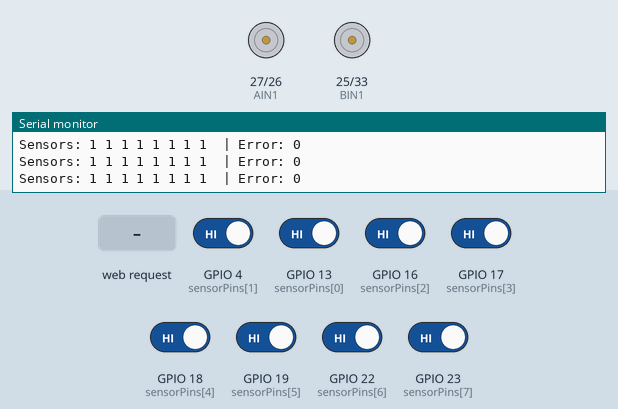
Recording of a sketch running on a simulated ESP32. Shown: motor-driver pin pairs drawn as motors (green arrow = first pin HIGH = forward, orange = second pin HIGH = backward, longer = more drive, scaled by the enable pin), the last lines printed to the serial monitor. Inputs (shaded band) come from the test bench; at power-on: GPIO 4 (sensorPins[1]), GPIO 13 (sensorPins[0]), GPIO 16 (sensorPins[2]), GPIO 17 (sensorPins[3]), GPIO 18 (sensorPins[4]), GPIO 19 (sensorPins[5]), GPIO 22 (sensorPins[6]), GPIO 23 (sensorPins[7]) HIGH.

Above: at 1.2 s.
1.3 s: HTTP request GET /start received
At 1.6 s:
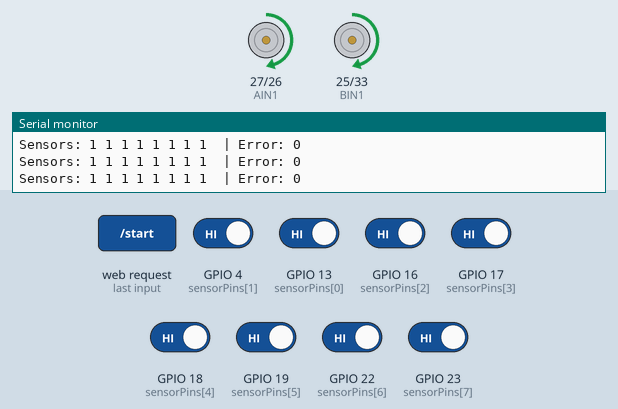
2.8 s: GPIO 4 (sensorPins[1]) driven LOW
At 3.9 s:
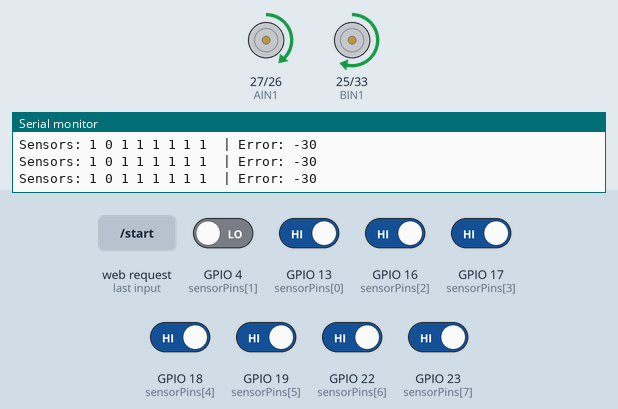
4.3 s: GPIO 22 (sensorPins[6]) driven LOW
At 5.5 s:
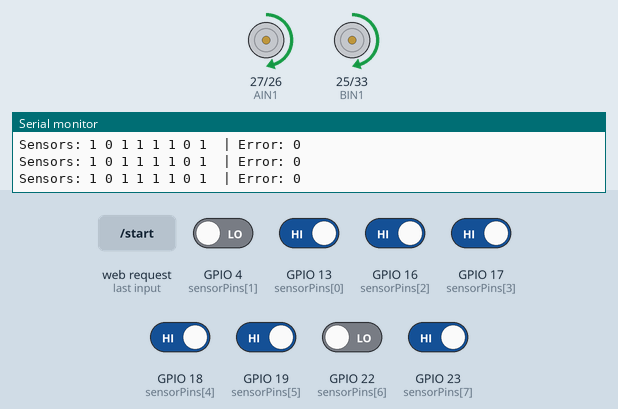
5.8 s: HTTP request GET /stop received
At 7.0 s:
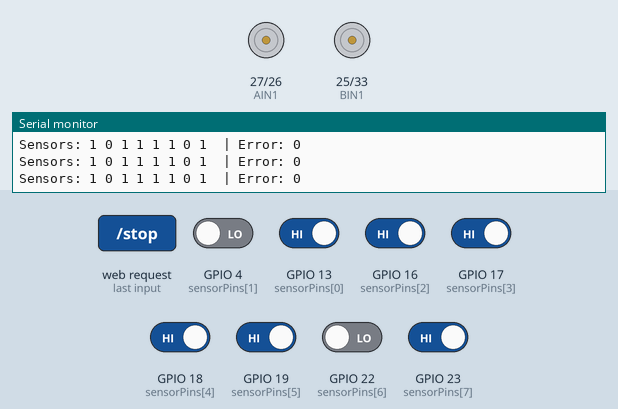
7.3 s: HTTP request GET /start?kp=1 received
At 8.5 s:
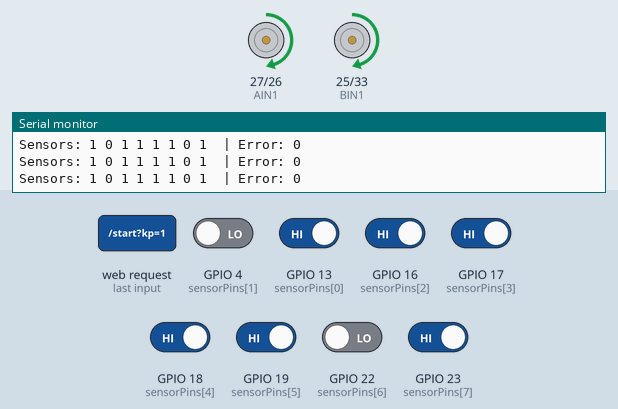
8.8 s: GPIO 13 (sensorPins[0]) driven LOW
At 9.6 s:
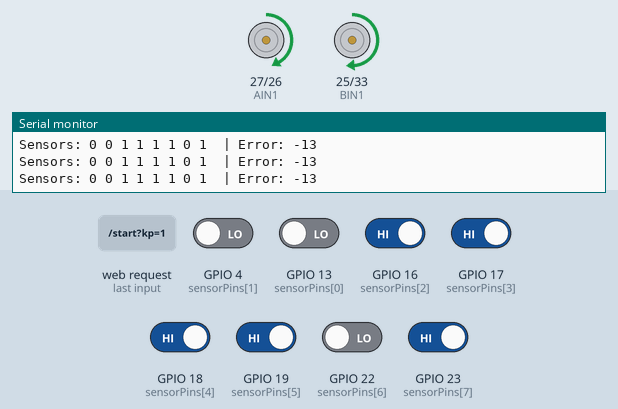
Timing chart, 0 to 11.3 s (numbered marks = the images above; inputs shaded):
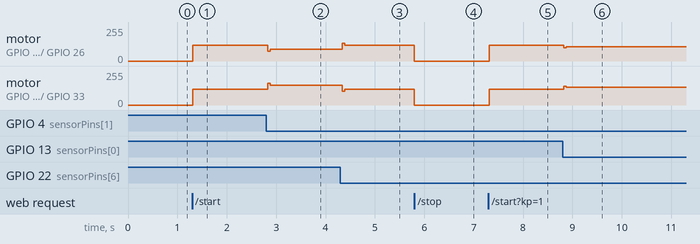

Measured:
- after the input at 1.3 s, motor on GPIO 27 (AIN1) / GPIO 26 (AIN2), motor on GPIO 25 (BIN1) / GPIO 33 (BIN2): stopped → forward 120/255 at once
- after the input at 2.8 s, motor on GPIO 27 (AIN1) / GPIO 26 (AIN2): forward 120/255 → forward 90/255 at once; motor on GPIO 25 (BIN1) / GPIO 33 (BIN2): forward 120/255 → forward 150/255 at once
- after the input at 4.3 s, motor on GPIO 27 (AIN1) / GPIO 26 (AIN2): forward 90/255 → forward 120/255 at once; motor on GPIO 25 (BIN1) / GPIO 33 (BIN2): forward 150/255 → forward 120/255 at once
- after the input at 5.8 s, motor on GPIO 27 (AIN1) / GPIO 26 (AIN2), motor on GPIO 25 (BIN1) / GPIO 33 (BIN2): forward 120/255 → stopped at once
- after the input at 7.3 s, motor on GPIO 27 (AIN1) / GPIO 26 (AIN2), motor on GPIO 25 (BIN1) / GPIO 33 (BIN2): stopped → forward 120/255 at once
- after the input at 8.8 s, motor on GPIO 27 (AIN1) / GPIO 26 (AIN2): forward 120/255 → forward 107/255 at once; motor on GPIO 25 (BIN1) / GPIO 33 (BIN2): forward 120/255 → forward 133/255 at once

The sketch:

Wifi_code_1.ino
```cpp
#include <WiFi.h>
#include <WebServer.h>

// --- Wi-Fi Credentials ---
const char* ssid = "Robo_Setup";
const char* password = "password123";
WebServer server(80);

// --- Motor Pins (TB6612FNG) ---
const int PWMA = 14; const int AIN1 = 27; const int AIN2 = 26;
const int PWMB = 32; const int BIN1 = 25; const int BIN2 = 33;

// --- Sensor Pins (From Logic Converter A-Pins) ---
const int sensorPins[8] = {13, 4, 16, 17, 18, 19, 22, 23};
// Sensor weights: negative for left, positive for right
const int weights[8] = {-40, -30, -20, -10, 10, 20, 30, 40};

// --- PID & Control Variables ---
float Kp = 1.0;
float Ki = 0.0;
float Kd = 0.5;
int baseSpeed = 120; // Safe starting speed

float P, I, D = 0;
float previousError = 0;
bool isRunning = false; // Robot starts in STOP mode

// --- Web Page HTML (Unchanged) ---
String getHTML() {
  String html = "<html><head><meta name='viewport' content='width=device-width, initial-scale=1'>";
  html += "<style>body{font-family:sans-serif; text-align:center; background:#222; color:#fff;} ";
  html += "input{width:80px; font-size:18px; padding:5px; margin:5px; text-align:center;} ";
  html += ".btn{font-size:20px; padding:10px 20px; margin:10px; border-radius:10px; border:none; color:white; font-weight:bold; cursor:pointer;} ";
  html += ".start{background:#28a745;} .stop{background:#dc3545;} .update{background:#007bff; width:100%;} ";
  html += ".card{background:#333; padding:20px; border-radius:10px; margin:10px auto; max-width:350px;} </style></head><body>";

  html += "<h2>PID Tuning Interface</h2>";
  html += "<div class='card'>";
  html += "<button class='btn start' onclick='fetch(\"/start\")'>START ROBOT</button>";
  html += "<button class='btn stop' onclick='fetch(\"/stop\")'>EMERGENCY STOP</button>";
  html += "</div>";

  html += "<div class='card'><form action='/update' method='GET'>";
  html += "Kp: <input type='number' step='0.01' name='kp' value='" + String(Kp) + "'><br>";
  html += "Ki: <input type='number' step='0.01' name='ki' value='" + String(Ki) + "'><br>";
  html += "Kd: <input type='number' step='0.01' name='kd' value='" + String(Kd) + "'><br>";
  html += "Base Speed: <input type='number' name='speed' value='" + String(baseSpeed) + "'><br><br>";
  html += "<input type='submit' class='btn update' value='UPDATE PID'>";
  html += "</form></div>";

  html += "</body></html>";
  return html;
}

// --- Web Handlers ---
void handleRoot() { server.send(200, "text/html", getHTML()); }
void handleStart() { isRunning = true; server.send(200, "text/plain", "Started"); }
void handleStop() { isRunning = false; stopMotors(); server.send(200, "text/plain", "Stopped"); }

void handleUpdate() {
  if (server.hasArg("kp")) Kp = server.arg("kp").toFloat();
  if (server.hasArg("ki")) Ki = server.arg("ki").toFloat();
  if (server.hasArg("kd")) Kd = server.arg("kd").toFloat();
  if (server.hasArg("speed")) baseSpeed = server.arg("speed").toInt();

  I = 0; // Reset integral windup on update
  server.sendHeader("Location", "/");
  server.send(303);
}

// --- Motor Control Functions ---
void setMotors(int leftSpeed, int rightSpeed) {
  leftSpeed = constrain(leftSpeed, -255, 255);
  rightSpeed = constrain(rightSpeed, -255, 255);

  if (leftSpeed >= 0) {
    digitalWrite(AIN1, HIGH); digitalWrite(AIN2, LOW);
    analogWrite(PWMA, leftSpeed);
  } else {
    digitalWrite(AIN1, LOW); digitalWrite(AIN2, HIGH);
    analogWrite(PWMA, -leftSpeed);
  }

  if (rightSpeed >= 0) {
    digitalWrite(BIN1, HIGH); digitalWrite(BIN2, LOW);
    analogWrite(PWMB, rightSpeed);
  } else {
    digitalWrite(BIN1, LOW); digitalWrite(BIN2, HIGH);
    analogWrite(PWMB, -rightSpeed);
  }
}

void stopMotors() {
  analogWrite(PWMA, 0);
  analogWrite(PWMB, 0);
}

// --- Setup ---
void setup() {
  Serial.begin(115200); // Start Serial Monitor for debugging

  pinMode(PWMA, OUTPUT); pinMode(AIN1, OUTPUT); pinMode(AIN2, OUTPUT);
  pinMode(PWMB, OUTPUT); pinMode(BIN1, OUTPUT); pinMode(BIN2, OUTPUT);
  stopMotors();

  for (int i = 0; i < 8; i++) {
    pinMode(sensorPins[i], INPUT);
  }

  WiFi.softAP(ssid, password);

  server.on("/", handleRoot);
  server.on("/start", handleStart);
  server.on("/stop", handleStop);
  server.on("/update", handleUpdate);
  server.begin();

  Serial.println("Robot Ready! Connect to 'Robo_Setup' and go to 192.168.4.1");
}

// --- Main Loop ---
void loop() {
  server.handleClient();

  int error = 0;
  int activeSensors = 0;

  // 1. Read the line position and print to Serial Monitor
  Serial.print("Sensors: ");
  for (int i = 0; i < 8; i++) {
    int val = digitalRead(sensorPins[i]);
    Serial.print(val);
    Serial.print(" ");

    // BLACK LINE LOGIC: Assuming LOW (0) means black line detected.
    if (val == LOW) {
      error += weights[i];
      activeSensors++;
    }
  }

  // 2. Calculate average error
  if (activeSensors > 0) {
    error = error / activeSensors;
  } else {
    error = previousError; // Remember last known position if line is lost
  }

  // Print the calculated error to the Serial Monitor
  Serial.print(" | Error: ");
  Serial.println(error);

  // 3. PID Math & Motor Control (Only runs if START was pressed on phone)
  if (isRunning) {
    P = error;
    I = I + error;
    D = error - previousError;

    float pidValue = (Kp * P) + (Ki * I) + (Kd * D);
    previousError = error;

    int leftMotorSpeed = baseSpeed + pidValue;
    int rightMotorSpeed = baseSpeed - pidValue;

    setMotors(leftMotorSpeed, rightMotorSpeed);
  }

  // Small delay so the Serial Monitor doesn't scroll too fast to read
  delay(50);
}
```
